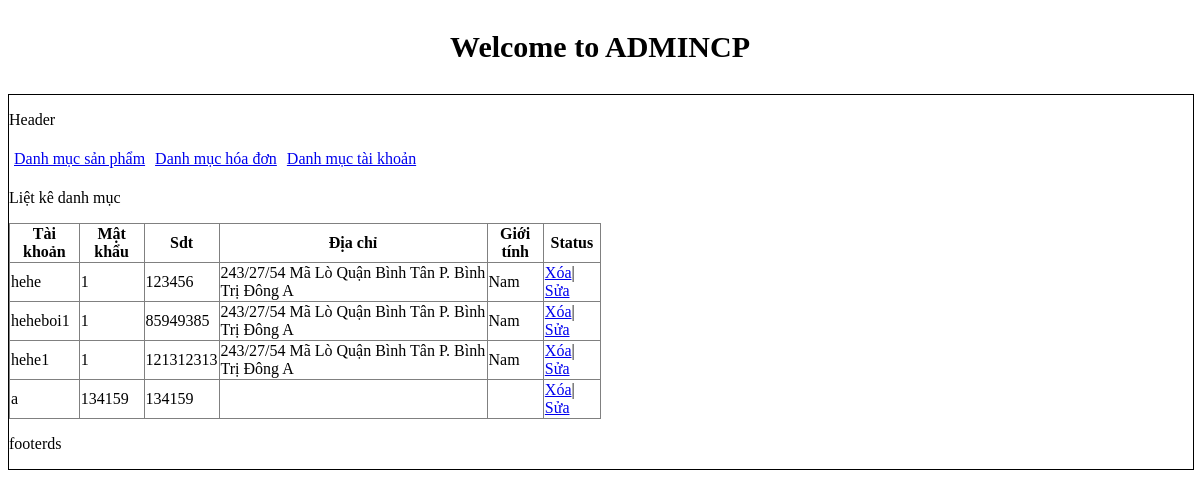
The page /admincp/index.php?act=danhmucsanpham&query=taikhoan on the database its author committed.
### tables this page shows
CREATE TABLE `taikhoan` (
  `taikhoan` varchar(100) NOT NULL,
  `id` int(100) UNSIGNED NOT NULL,
  `matkhau` varchar(100) NOT NULL,
  `sdt` varchar(10) NOT NULL,
  `diachikh` varchar(100) DEFAULT NULL,
  `gioitinh` varchar(100) DEFAULT NULL
);

### admincp/modules/quanlysanpham/quanlytaikhoan.php (the view, shortened to what this page needs)
<?php
	$sql_lietke = " SELECT * FROM taikhoan";
	$query_lietke= mysqli_query($mysqli,$sql_lietke);
?>
<p>Liệt kê danh mục</p>
<table border="1" width="50%" style="border-collapse: collapse;">
  <tr>
    <th>Tài khoản</th>
    <th>Mật khẩu </th>
    <th>Sdt</th>
    <th>Địa chỉ</th>
    <th>Giới tính</th>
    <th>Status</th>
  </tr>
<?php
	while($row= mysqli_fetch_array($query_lietke)){
?>
  <tr>
    <td><?php echo $row['taikhoan'] ?></td>
    <td><?php echo $row['matkhau'] ?></td>
    <td><?php echo $row['sdt'] ?></td>
    <td><?php echo $row['diachikh'] ?></td>
    <td><?php echo $row['gioitinh'] ?></td>
    <td>
    		<a href="modules/quanlysanpham/xoatk.php?iddanhmuc=<?php echo $row['id']?>">Xóa</a>|
    		<a href="modules/quanlysanpham/suatk.php?iddanhmuc=<?php echo $row['id']?>">Sửa</a>
    </td>
  </tr>
  <?php
}
?>
</table>

### rows shown on the page
taikhoan: taikhoan "hehe", matkhau "1", sdt "123456", diachikh "243/27/54 Mã Lò Quận Bình Tân P. Bình Trị Đông A", gioitinh "Nam"
taikhoan: taikhoan "heheboi1", matkhau "1", sdt "85949385", diachikh "243/27/54 Mã Lò Quận Bình Tân P. Bình Trị Đông A", gioitinh "Nam"
taikhoan: taikhoan "hehe1", matkhau "1", sdt "121312313", diachikh "243/27/54 Mã Lò Quận Bình Tân P. Bình Trị Đông A", gioitinh "Nam"
taikhoan: taikhoan "a", matkhau "134159", sdt "134159"
